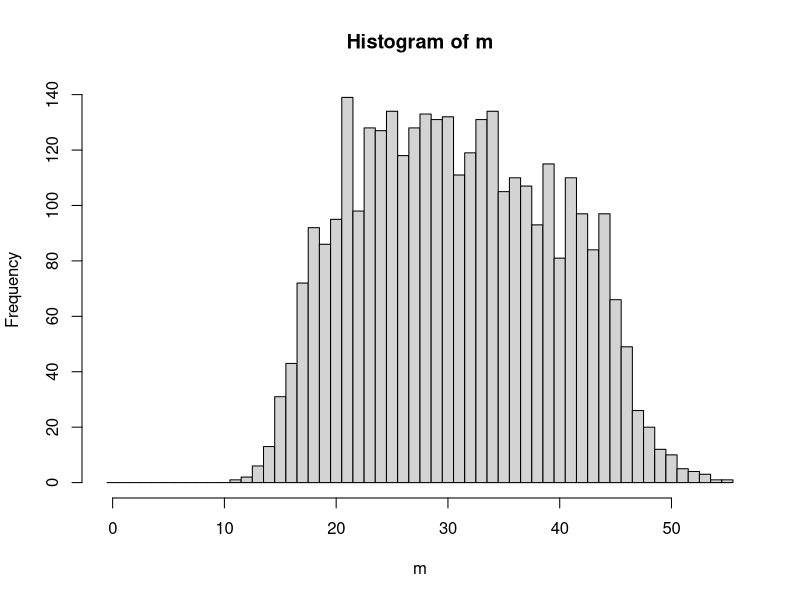
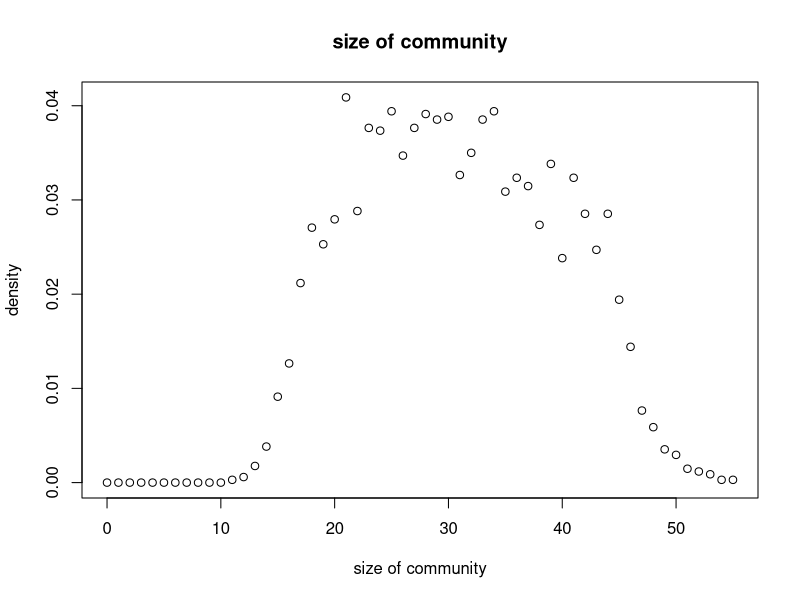

R code for these plots, in order:
library(igraph)
g1<- aging.prefatt.game(1000,pa.exp=1, aging.exp=-1,directed=FALSE)
fc <- fastgreedy.community(g1)
m<- sizes(fc)
for(i in 1:99){
g1<- aging.prefatt.game(1000,pa.exp=1, aging.exp=-1,directed=FALSE)
fc <- fastgreedy.community(g1)
temp<- sizes(fc)
m<-rbind(m,temp)}
h <- hist(m, breaks=seq(-0.5, by=1 , length.out=max(m)+2))
pl <- data.frame(x=h$mids, y=h$density)
plot(pl,type="p",xlab="size of community",ylab="density",main="size of community")
